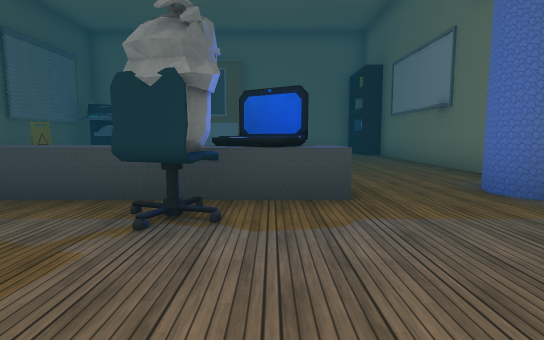
View 1 (above)

15 first-person views from a walk through a scene from a Unity 3-D project. The camera is 1.3 m above the floor, tilts 6° down and sees 80° across. The floor is counted in squares, 2 m on a side. Each view is taken from the middle of a square. On the plan, view 1 faces up. The plan holds only what a view shows up to about 10 squares ahead; the rest is blank. The place goes on beyond the plan. The player character is not drawn. Some surface patterns are stand-ins.

View 2
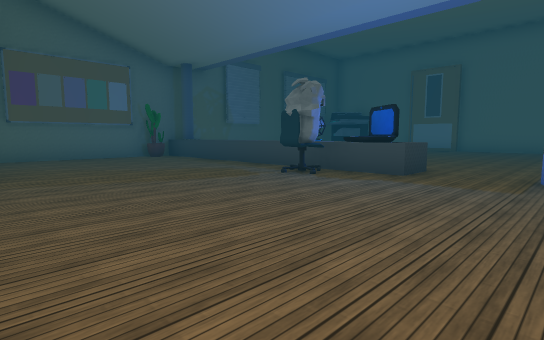

View 3
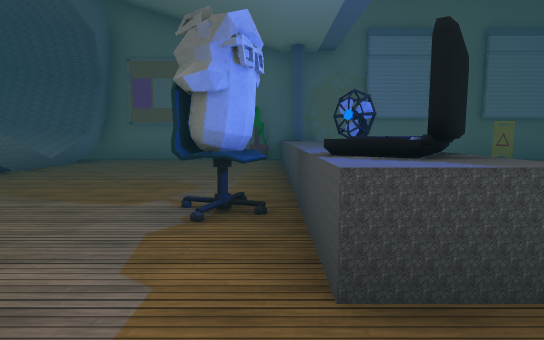

View 4
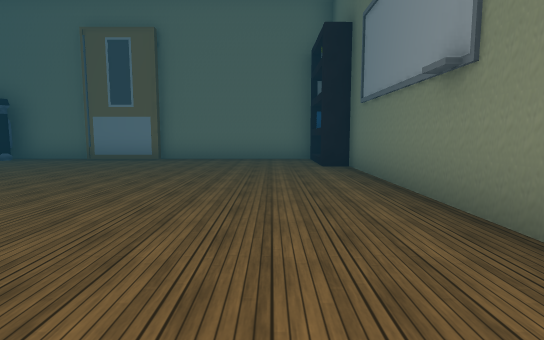

View 5
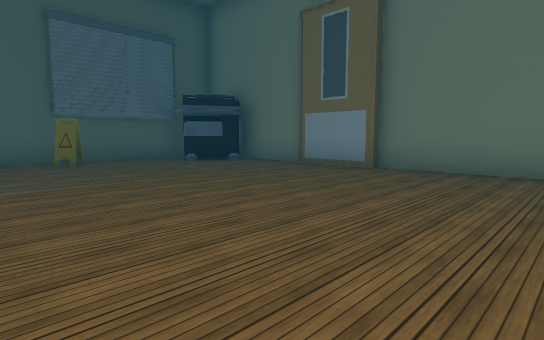

View 6
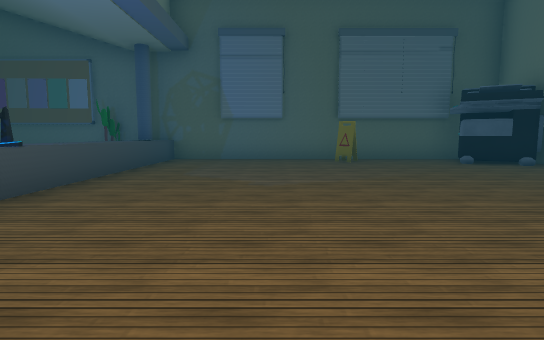

View 7
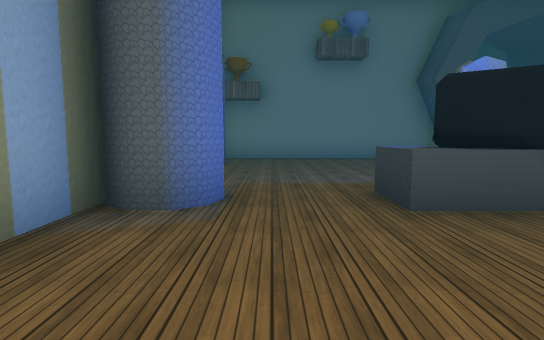

View 8
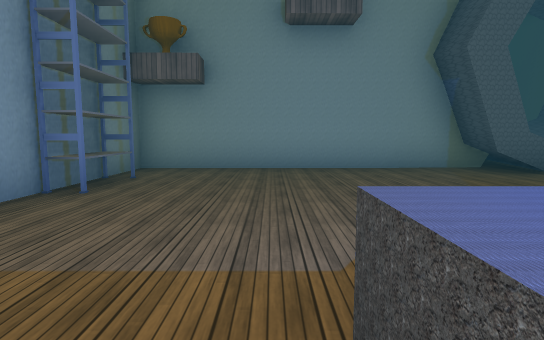

View 9
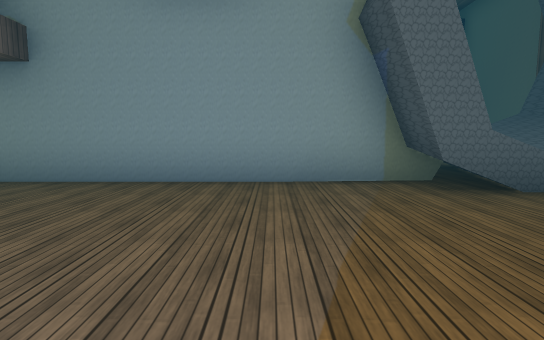

View 10
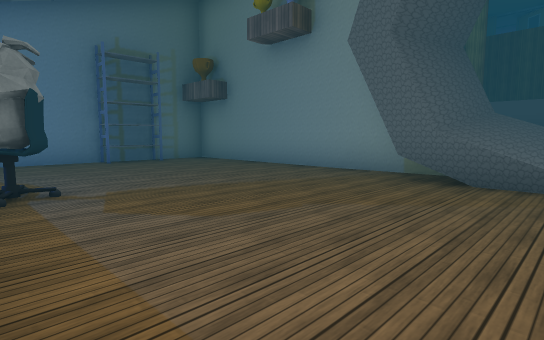

View 11
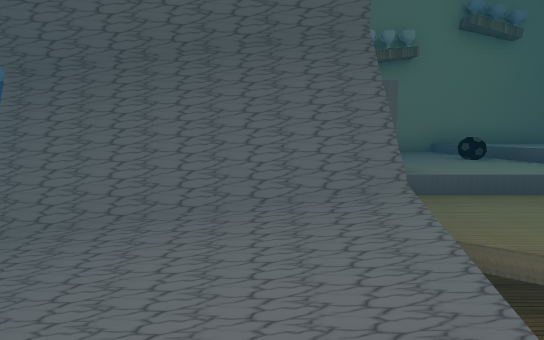

View 12
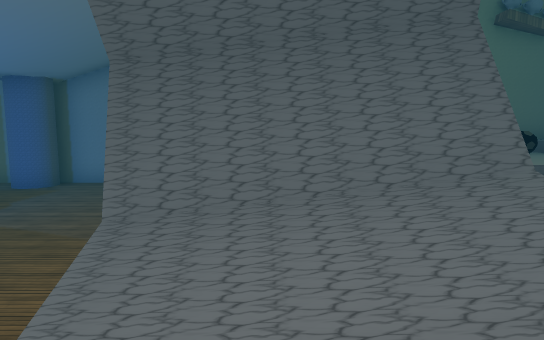

View 13
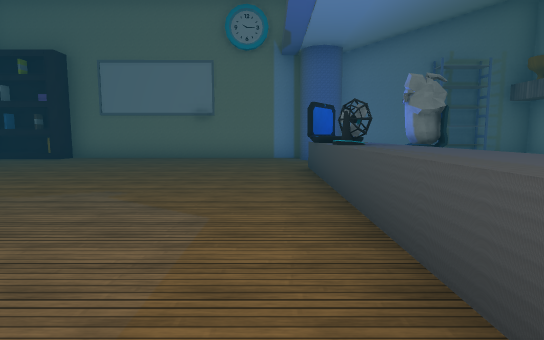

View 14
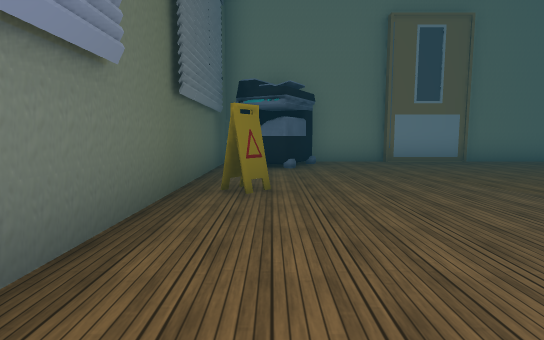

View 15
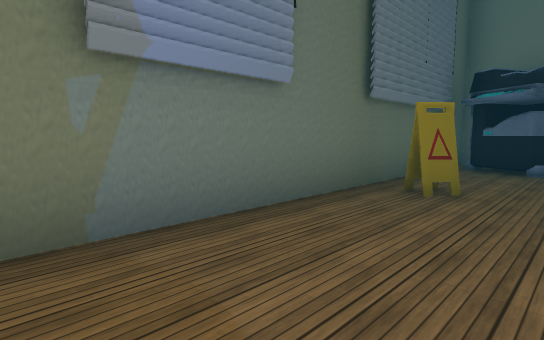

### Floor plan
Key: @ floor where view 1 was taken; # wall or solid block; . main floor; : floor 2 m higher than the main floor; / step, stairs or slope; ^ raised ledge; v drop or lower ground; L laptop; R rack; B bookshelf; A ball; O other object.
Columns run from 8 left of view 1 to 4 right of it. Each row starts with its distance up from view 1.
 14 ## ########
 13 #.O#.##....B#
 12 #.O........B#
 11 #..........B#
 10 #...........#
  9 #.#.........#
  8 #...........#
  7 #...........#
  6 #...........#
  5 #...........#
  4 ##^^^^OLL..##
  3  O.....O...##
  2 ##..........#
  1 #...........#
  0 #.......@..R#
 -1 #...........#
 -2 ##///#......#
 -3  #///########
 -4  #///##
 -5  #://##
 -6  v  vvvvv
 -7 #    vvvvvv
 -8 #     vvvAvv

Positions as (right, up) in squares from view 1, and headings:
1: (0, 0), facing up
2: (3, -2), facing up-left
3: (2, 3), facing left
4: (2, 4), facing up
5: (2, 7), facing up-left
6: (2, 7), facing left
7: (2, 7), facing down
8: (1, 4), facing down
9: (-1, 2), facing down
10: (-5, 3), facing down-right
11: (-6, -4), facing right
12: (-6, -3), facing right
13: (-6, 5), facing right
14: (-6, 5), facing up
15: (-5, 5), facing up-left
